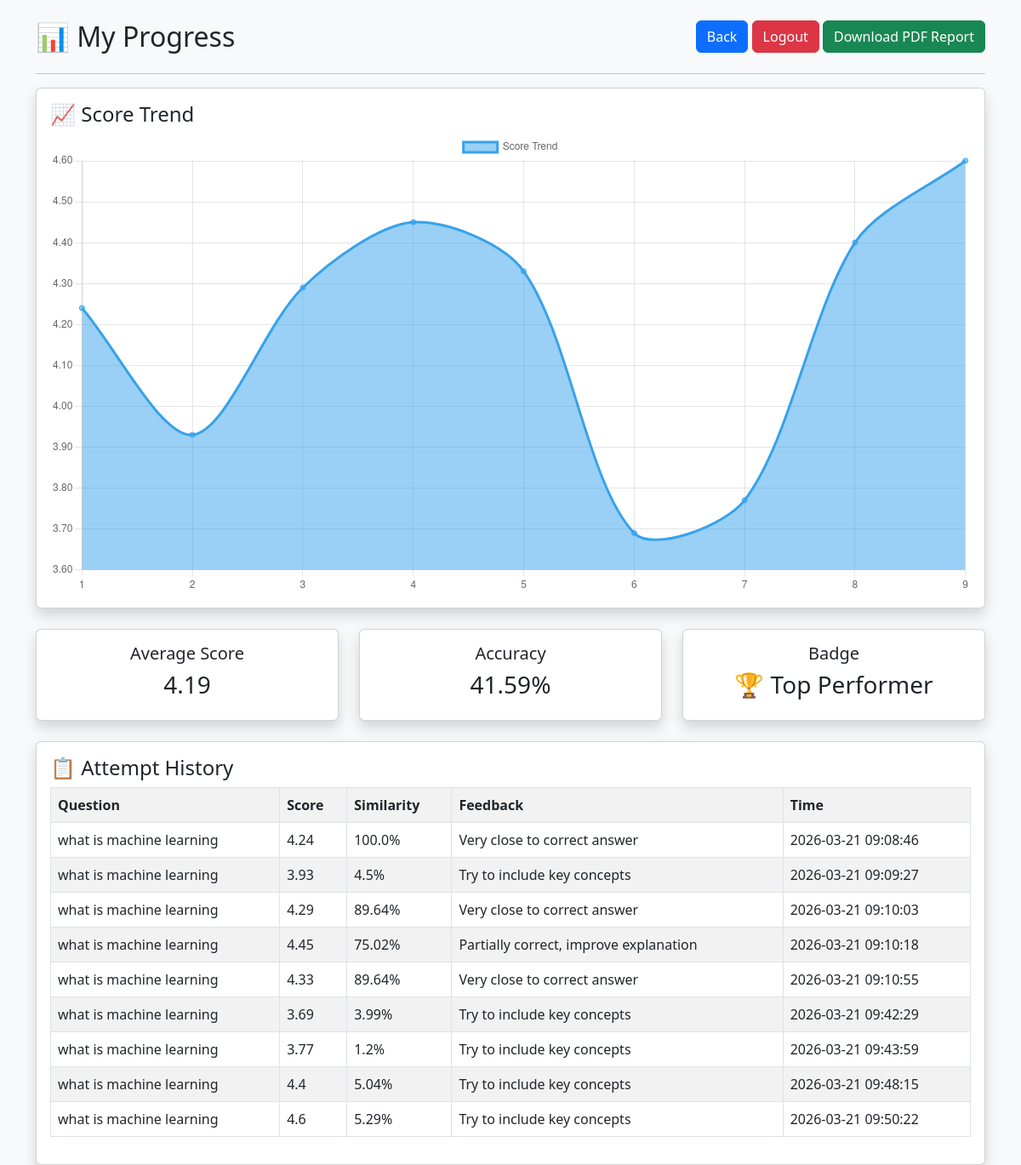
The page /my_progress (signed in) on the database as committed earlier.
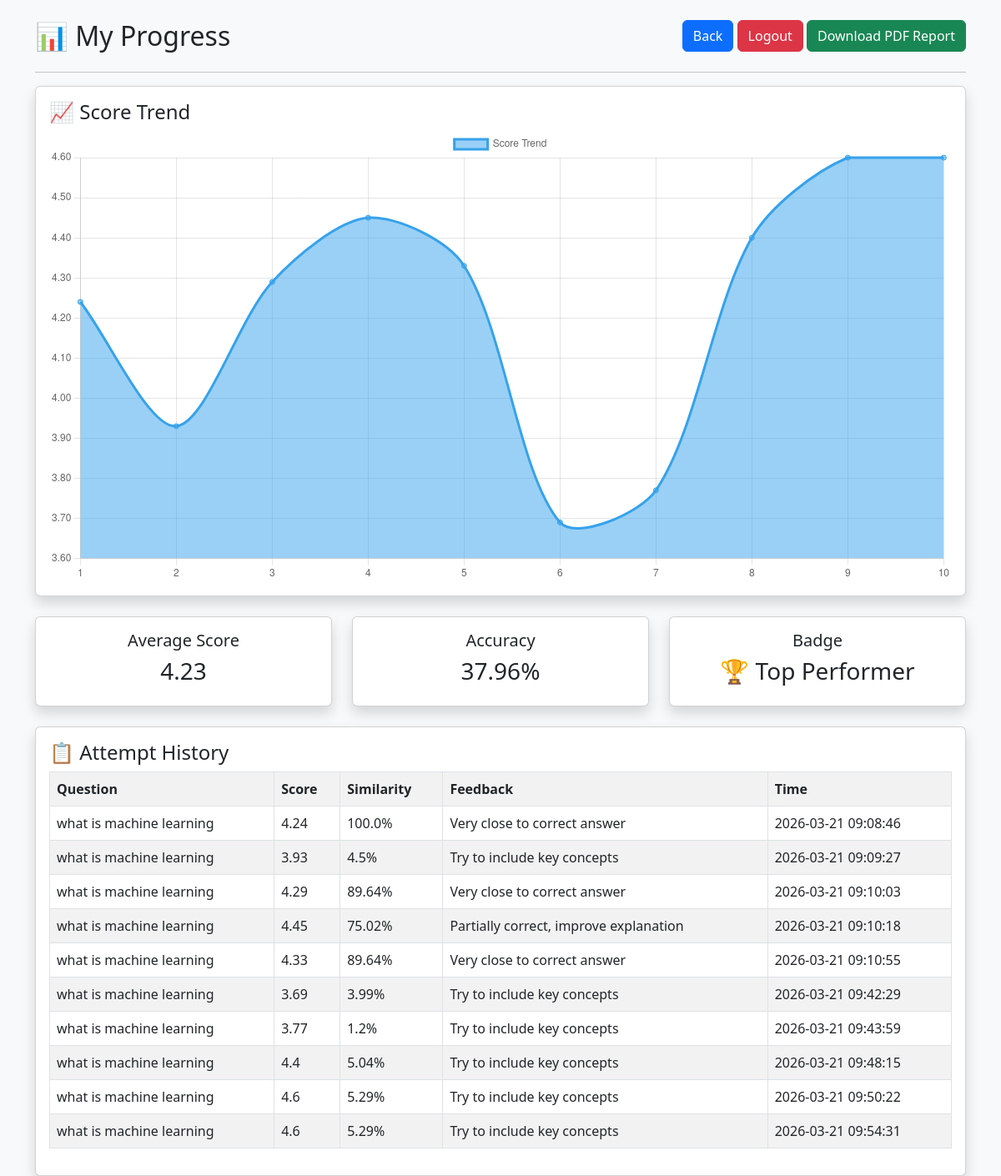
The same page on the database as committed later.
### tables this page shows
CREATE TABLE attempts (
        id INTEGER PRIMARY KEY AUTOINCREMENT,
        username TEXT,
        question TEXT,
        student_answer TEXT,
        correct_answer TEXT,
        score REAL,
        similarity REAL,
        feedback TEXT,
        timestamp DATETIME DEFAULT CURRENT_TIMESTAMP
    );

### app.py (the view)
@app.route('/my_progress')
def my_progress():
    if 'user' not in session:
        return redirect('/login')
    conn = get_db()
    cur = conn.cursor()
    cur.execute("""
    SELECT question, score, similarity, feedback, timestamp
    FROM attempts
    WHERE username=?
    ORDER BY timestamp ASC
    """, (session['user'],))
    data = cur.fetchall()
    conn.close()
    scores = [row[1] for row in data]
    labels = list(range(1, len(scores)+1))
    avg_score = round(sum(scores)/len(scores), 2) if scores else 0
    accuracy = round(sum([row[2] for row in data]) / len(data), 2) if data else 0
    if avg_score >= 4:
        badge = "🏆 Top Performer"
    elif avg_score >= 3:
        badge = "🥈 Good Learner"
    else:
        badge = "📘 Beginner"
    return render_template("progress.html",
                           data=data,
                           scores=scores,
                           labels=labels,
                           avg_score=avg_score,
                           accuracy=accuracy,
                           badge=badge)

### app.py (called while the page is built)
def get_db():
    conn = sqlite3.connect("models.db")
    conn.row_factory = sqlite3.Row
    return conn

### templates/progress.html (shortened to what this page needs)
<!DOCTYPE html>
<html>
<head>
    <link href="https://cdn.jsdelivr.net/npm/bootstrap@5.3.0/dist/css/bootstrap.min.css" rel="stylesheet">
</head>
<body class="bg-light">
<div class="container mt-4">
    <div class="d-flex justify-content-between">
        <h2>📊 My Progress</h2>
        <div>
            <a href="/student" class="btn btn-primary">Back</a>
            <a href="/logout" class="btn btn-danger">Logout</a>
            <a href="/download_report" class="btn btn-success">Download PDF Report</a>
        </div>
    </div>
    <hr>
    <div class="card p-3 shadow mb-4">
        <h4>📈 Score Trend</h4>
        <canvas id="scoreChart"></canvas>
    </div>
    <div class="row mb-4">
    <div class="col-md-4">
        <div class="card text-center p-3 shadow">
            <h5>Average Score</h5>
            <h3>{{ avg_score }}</h3>
        </div>
    </div>
    <div class="col-md-4">
        <div class="card text-center p-3 shadow">
            <h5>Accuracy</h5>
            <h3>{{ accuracy }}%</h3>
        </div>
    </div>
    <div class="col-md-4">
        <div class="card text-center p-3 shadow">
            <h5>Badge</h5>
            <h3>{{ badge }}</h3>
        </div>
    </div>
</div>
    <div class="card p-3 shadow">
        <h4>📋 Attempt History</h4>
        <table class="table table-bordered table-striped">
            <tr>
                <th>Question</th>
                <th>Score</th>
                <th>Similarity</th>
                <th>Feedback</th>
                <th>Time</th>
            </tr>
            {% for row in data %}
            <tr>
                <td>{{ row[0] }}</td>
                <td>{{ row[1] }}</td>
                <td>{{ row[2] }}%</td>
                <td>{{ row[3] }}</td>
                <td>{{ row[4] }}</td>
            </tr>
            {% endfor %}
        </table>
    </div>
</div>
<script>
const labels = {{ labels | tojson }};
const scores = {{ scores | tojson }};
const ctx = document.getElementById('scoreChart').getContext('2d');
new Chart(ctx, {
    type: 'line',
    data: {
        labels: labels,
        datasets: [{
            label: 'Score Trend',
            data: scores,
            fill: true,
            tension: 0.3
        }]
    },
    options: {
        responsive: true,
        plugins: {
            legend: { display: true }
        }
    }
});
</script>
</body>
</html>

Rows that differ between the two databases and show on the page:
added attempts: question "what is machine learning", score "4.6", similarity "5.29", feedback "Try to include key concepts", timestamp "2026-03-21 09:54:31"
Other text that changed with them:
chart data {{ labels | tojson }}: [1, 2, 3, 4, 5, 6, 7, 8, 9] → [1, 2, 3, 4, 5, 6, 7, 8, 9, 10]
chart data {{ scores | tojson }}: [4.24, 3.93, 4.29, 4.45, 4.33, 3.69, 3.77, 4.4, 4.6] → [4.24, 3.93, 4.29, 4.45, 4.33, 3.69, 3.77, 4.4, 4.6, 4.6]
{{ avg_score }}: "4.19" → "4.23"
{{ accuracy }}: "41.59" → "37.96"
